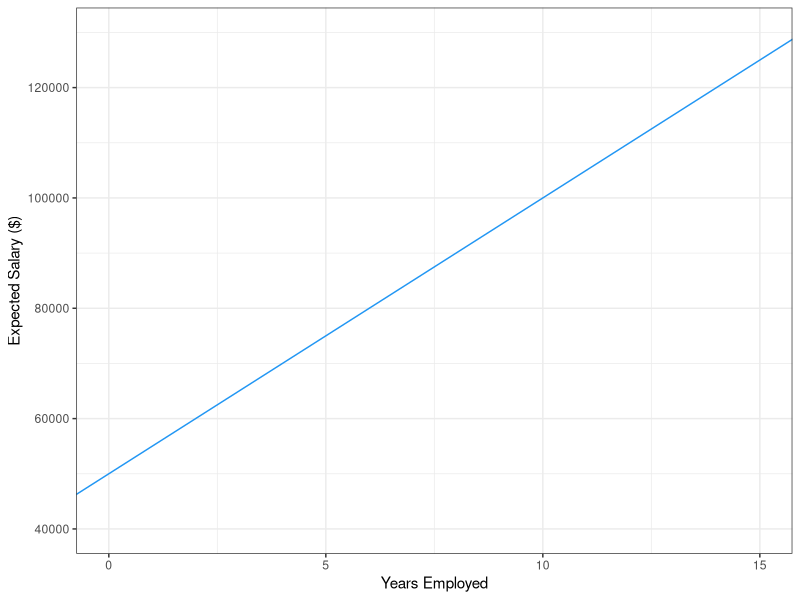
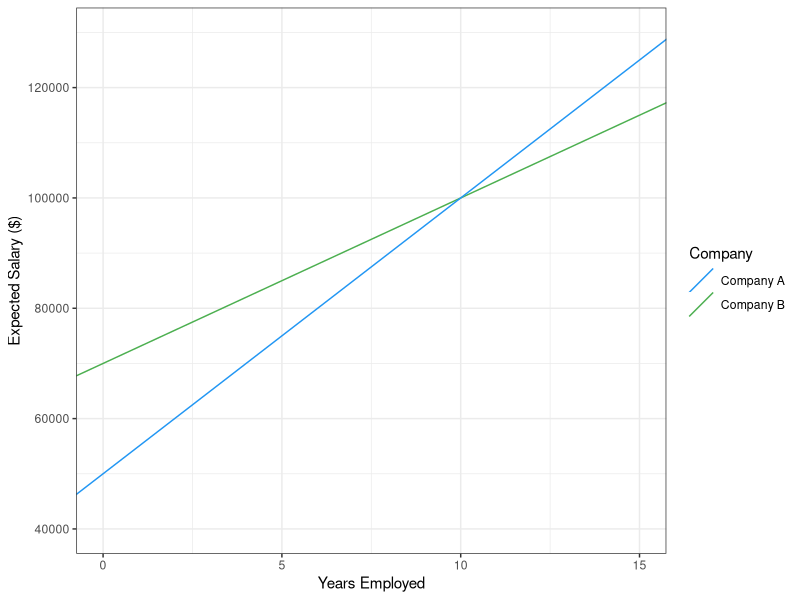
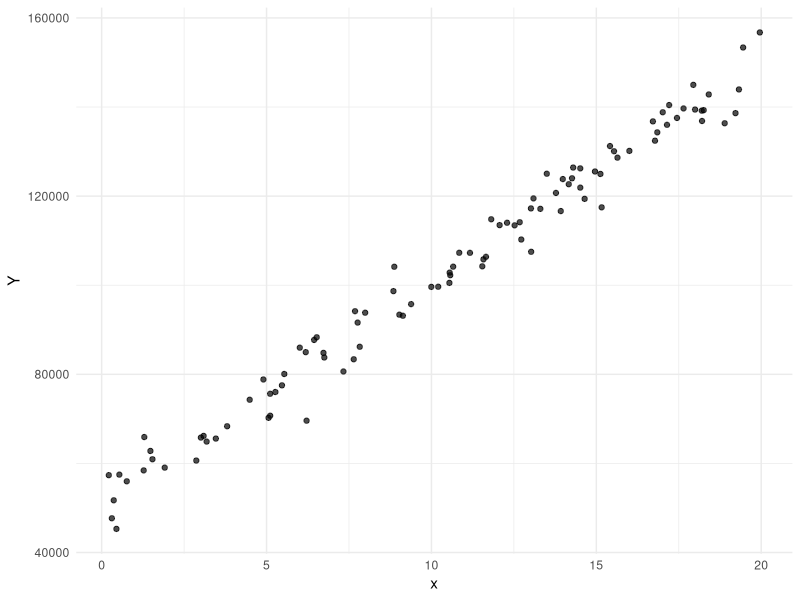

The R source for these figures, in order:
## ---- chunk 1
#| include: false
library(ggplot2)
theme_set(theme_bw())
## ---- chunk 2
#| echo: false
#| fig-cap: "Expected salary at Company A as a function of years employed."
ggplot() +
  geom_abline(intercept = 5e4, slope = 5e3, colour = '#2196F3') +
  lims(x = c(0, 15), y = c(4e4, 13e4)) +
  labs(x = "Years Employed", y = "Expected Salary ($)")
## ---- chunk 3
#| echo: false
#| fig-cap: "Linear salary trends for two companies."
ggplot() +
  geom_abline(aes(intercept = 7e4, slope = 3e3, colour = "Company B")) +
  geom_abline(aes(intercept = 5e4, slope = 5e3, colour = "Company A")) +
  lims(x = c(0, 15), y = c(4e4, 13e4)) +
  labs(
    x = "Years Employed",
    y = "Expected Salary ($)",
    colour = "Company"
  ) +
  scale_color_manual(values = c("Company B" = "#4CAF50", "Company A" = "#2196F3"))
## ---- chunk 4
50000+(5000*10)
## ---- chunk 5
pnorm(11e4,1e5, 4e3, lower.tail = FALSE)
## ---- chunk 6
n <- 100
x <- runif(n, min = 0, max = 20)
head(x)
## ---- chunk 7
simple_linear_model <- function(x, alpha, beta, sigma) {
  E_Y <- alpha + (beta * x) # Expected value of Y 
  epsilon <- rnorm(length(x), mean = 0, sd = sigma) # random normal errors
  Y <- E_Y + epsilon # 'Observed' Y values
  return(Y) 
}
## ---- chunk 8
Y <- simple_linear_model(x, alpha=5e4, beta=5e3, sigma=4e3)
head(Y)
## ---- chunk 9
#| echo: false
#| fig-cap: "Data generated from the simple linear model $Y=50{,}000+5{,}000\\times x + \\varepsilon$, with $\\varepsilon\\sim N(0,4{,}000^2)$. Dashed line shows $E[Y|x] = \\alpha + \\beta x$."

library(ggplot2)

df <- data.frame(x = x, Y = Y)

ggplot(df, aes(x, Y)) +
  geom_point(alpha = 0.7) +
  theme_minimal()
